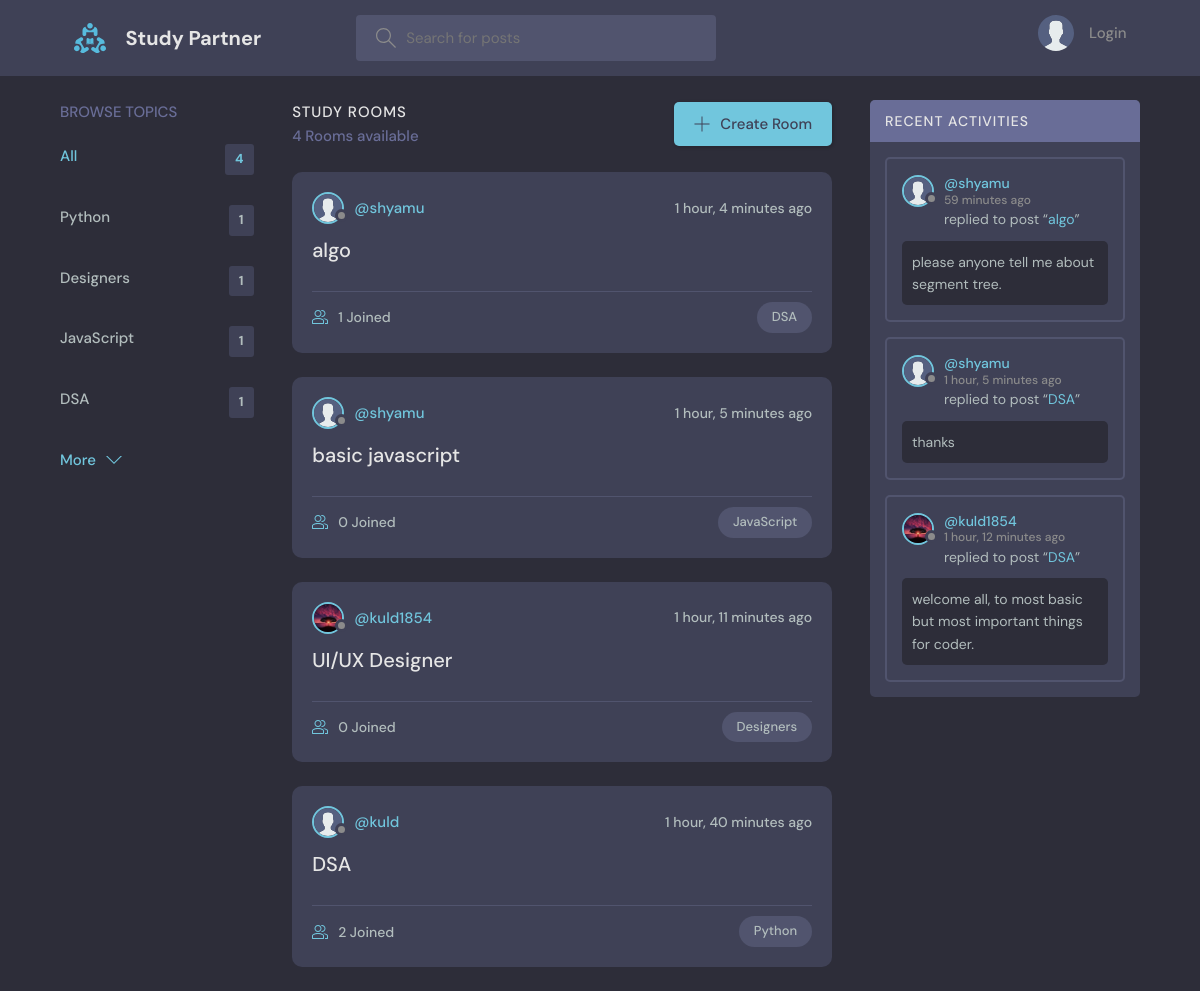
The page / on the database its author committed.
### base/models.py (models this page shows, shortened)
class Topic(models.Model):
    name = models.CharField(max_length=200)

class Room(models.Model):
    host = models.ForeignKey(User, on_delete=models.SET_NULL, null=True)
    topic = models.ForeignKey(Topic, on_delete=models.SET_NULL, null=True)
    name = models.CharField(max_length=200)
    description = models.TextField(null=True, blank=True)
    participants = models.ManyToManyField(
        User, related_name='participants', blank=True)
    updated = models.DateTimeField(auto_now=True)
    created = models.DateTimeField(auto_now_add=True)
    class Meta:
        ordering = ['-updated', '-created']
    def __str__(self):
        return self.name

class User(AbstractUser):
    name = models.CharField(max_length=200, null=True)
    email = models.EmailField(unique=True, null=True)
    bio = models.TextField(null=True)
    avatar = models.ImageField(null=True, default="avatar.svg")
    USERNAME_FIELD = 'email'
    REQUIRED_FIELDS = []

class Message(models.Model):
    user = models.ForeignKey(User, on_delete=models.CASCADE)
    room = models.ForeignKey(Room, on_delete=models.CASCADE)
    body = models.TextField()
    updated = models.DateTimeField(auto_now=True)
    created = models.DateTimeField(auto_now_add=True)
    class Meta:
        ordering = ['-updated', '-created']

### base/views.py (the view)
# urls.py: path('', views.home, name="home"),
def home(request):
    q = request.GET.get('q') if request.GET.get('q') != None else ''
    rooms = Room.objects.filter(
        Q(topic__name__icontains=q) |
        Q(name__icontains=q) |
        Q(description__icontains=q)
    )
    topics = Topic.objects.all()[0:5]
    room_count = rooms.count()
    room_messages = Message.objects.filter(
        Q(room__topic__name__icontains=q))[0:3]
    context = {'rooms': rooms, 'topics': topics,
               'room_count': room_count, 'room_messages': room_messages}
    return render(request, 'base/home.html', context)

### base/templates/base/home.html (shortened to what this page needs)
{% extends 'main.html' %}
{% block content %}
<main class="layout layout--3">
  <div class="container">
    {% include 'base/topics_component.html' %}
    <div class="roomList">
      <div class="roomList__header">
        <div>
          <h2>Study Rooms</h2>
          <p>{{room_count}} Rooms available</p>
        </div>
        <a class="btn btn--main" href="{% url 'create-room' %}">
          <svg version="1.1" xmlns="http://www.w3.org/2000/svg" width="32" height="32" viewBox="0 0 32 32">
            <title>add</title>
            <path
              d="M16.943 0.943h-1.885v14.115h-14.115v1.885h14.115v14.115h1.885v-14.115h14.115v-1.885h-14.115v-14.115z">
            </path>
          </svg>
          Create Room
        </a>
      </div>
      {% include 'base/feed_component.html' %}
    </div>
    {% include 'base/activity_component.html' %}
  </div>
</main>
{% endblock %}

### base/templates/base/topics_component.html
<div class="topics">
    <div class="topics__header">
        <h2>Browse Topics</h2>
    </div>
    <ul class="topics__list">
        <li>
            <a href="{% url 'home' %}" class="active">All <span>{{topics.count}}</span></a>
        </li>
        {% for topic in topics %}
        <li>
            <a href="{% url 'home' %}?q={{topic.name}}">{{topic.name}}<span>{{topic.room_set.all.count}}</span></a>
        </li>
        {% endfor %}
    </ul>
    <a class="btn btn--link" href="{% url 'topics' %}">
        More
        <svg version="1.1" xmlns="http://www.w3.org/2000/svg" width="32" height="32" viewBox="0 0 32 32">
            <title>chevron-down</title>
            <path d="M16 21l-13-13h-3l16 16 16-16h-3l-13 13z"></path>
        </svg>
    </a>
</div>

### base/templates/base/feed_component.html (shortened to what this page needs)
{% for room in rooms %}
<div class="roomListRoom">
    <div class="roomListRoom__header">
        <a href="{% url 'user-profile' room.host.id %}" class="roomListRoom__author">
            <div class="avatar avatar--small">
                <img src="{{room.host.avatar.url}}" />
            </div>
            <span>@{{room.host.username}}</span>
        </a>
        <div class="roomListRoom__actions">
            <span>{{room.created|timesince}} ago</span>
        </div>
    </div>
    <div class="roomListRoom__content">
        <a href="{% url 'room' room.id %}">{{room.name}}</a>
    </div>
    <div class="roomListRoom__meta">
        <a href="{% url 'room' room.id %}" class="roomListRoom__joined">
            {{room.participants.all.count}} Joined
        </a>
        <p class="roomListRoom__topic">{{room.topic.name}}</p>
    </div>
</div>
{% endfor %}

### base/templates/base/activity_component.html (shortened to what this page needs)
<div class="activities">
    <div class="activities__header">
        <h2>Recent Activities</h2>
    </div>
    {% for message in room_messages %}
    <div class="activities__box">
        <div class="activities__boxHeader roomListRoom__header">
            <a href="{% url 'user-profile' message.user.id %}" class="roomListRoom__author">
                <div class="avatar avatar--small">
                    <img src="{{message.user.avatar.url}}" />
                </div>
                <p>
                    @{{message.user.username}}
                    <span>{{message.created|timesince}} ago</span>
                </p>
            </a>
        </div>
        <div class="activities__boxContent">
            <p>replied to post “<a href="{% url 'room' message.room.id %}">{{message.room}}</a>”</p>
            <div class="activities__boxRoomContent">{{message.body}}</div>
        </div>
    </div>
    {% endfor %}
</div>

### rows shown on the page
Topic: name "Python", room_set.all.count "1"
Topic: name "Designers", room_set.all.count "1"
Topic: name "JavaScript", room_set.all.count "1"
Topic: name "DSA", room_set.all.count "1"
Room: host.avatar (placeholder picture), host.username "shyamu", created "1 hour, 4 minutes", name "algo", participants.all.count "1", topic.name "DSA"
Room: host.avatar (placeholder picture), host.username "shyamu", created "1 hour, 5 minutes", name "basic javascript", participants.all.count "0", topic.name "JavaScript"
Room: host.avatar (picture), host.username "kuld1854", created "1 hour, 11 minutes", name "UI/UX Designer", participants.all.count "0", topic.name "Designers"
Room: host.avatar (placeholder picture), host.username "kuld", created "1 hour, 40 minutes", name "DSA", participants.all.count "2", topic.name "Python"
Message: user.avatar (placeholder picture), user.username "shyamu", created "59 minutes", room "algo", body "please anyone tell me about segment tree."
Message: user.avatar (placeholder picture), user.username "shyamu", created "1 hour, 5 minutes", room "DSA", body "thanks"
Message: user.avatar (picture), user.username "kuld1854", created "1 hour, 12 minutes", room "DSA", body "welcome all, to most basic but most important things for coder."

### other values the page prints
{{ topics.count }} "4"
{{ room_count }} "4"
